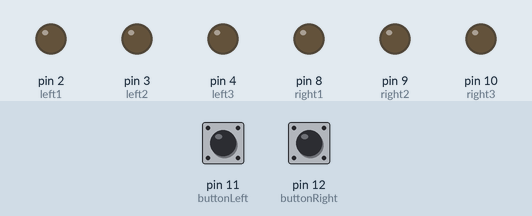
Bench run of a sketch on a simulated Arduino Uno, built with avr-gcc and run on an emulated ATmega328P. On the bench: output pins drawn as LEDs (lit = HIGH). Dashed ring = blinking. The test bench sets the inputs (shaded band); at power-on: pin 11 (buttonLeft) HIGH, pin 12 (buttonRight) HIGH. Pins used as bus, display or sensor lines are not drawn.

Above: at 1.2 s.
1.3 s: pin 11 (buttonLeft) pulled LOW for 0.15 s
At 2.35 s:
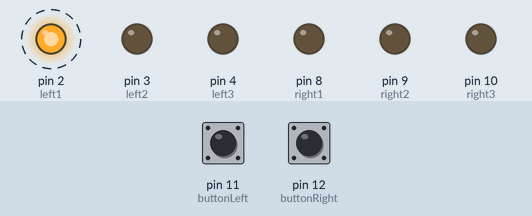
4.3 s: pin 12 (buttonRight) pulled LOW for 3.2 s
At 6.45 s:
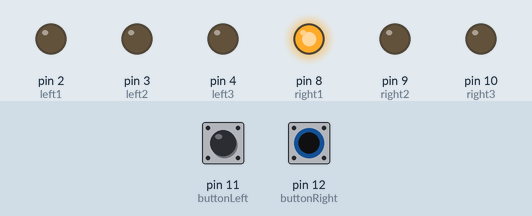
9.0 s: pin 12 (buttonRight) pulled LOW for 0.15 s
At 10.15 s:
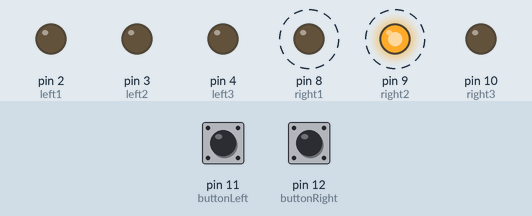
12.0 s: pin 12 (buttonRight) pulled LOW for 1 s
At 12.9 s:
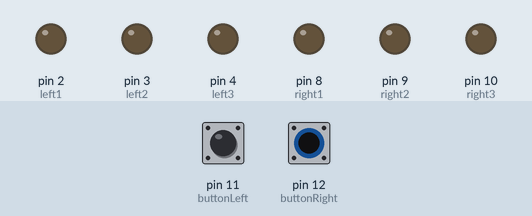
Timing chart, 0 to 15.0 s (numbered marks = the images above; inputs shaded):
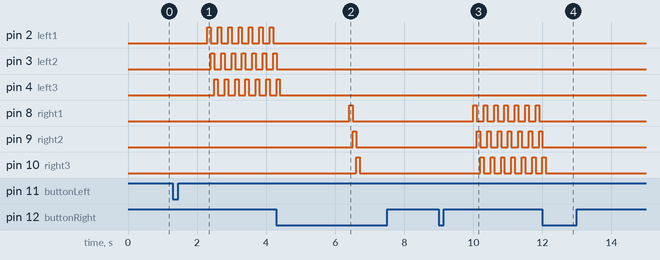

The sketch:

advancedController.ino
```cpp
//left signal
int left1 = 2;
int left2 = 3;
int left3 = 4;

//mid signal
int mid1 = 5;
int mid2 = 6;
int mid3 = 7;

//right signal
int right1 = 8;
int right2 = 9;
int right3 = 10;

//input buttons (ACTIVE LOW)
int buttonLeft = 11;
int buttonRight = 12;
int buttonLeftVal = 0;
int buttonRightVal = 0;

//current system state
int stateValue = 0;


void setup() {

  Serial.begin( 9600 );    // 9600 is the default baud rate for the serial Bluetooth module

  pinMode(left1, OUTPUT); //initializes blinker outputs
  pinMode(left2, OUTPUT);
  pinMode(left3, OUTPUT);
  pinMode(mid1, OUTPUT);
  pinMode(mid2, OUTPUT);
  pinMode(mid3, OUTPUT);
  pinMode(right1, OUTPUT);
  pinMode(right2, OUTPUT);
  pinMode(right3, OUTPUT);

  pinMode(buttonLeft, INPUT); //initializes button inputs
  pinMode(buttonRight, INPUT);


}

void loop() {

  buttonLeftVal = digitalRead(buttonLeft); //reads the digital value of each button (which are active low)
  buttonRightVal = digitalRead(buttonRight);


  if(buttonLeftVal == LOW){ //if left button is pressed, change state accordingly
    if(stateValue == 0){
      stateValue = 1;
    }
    else{
      stateValue = 0;
    }
    delay(1000); //delay to account for mechanical debouncing
  }

  if(buttonRightVal == LOW){ //if right button is pressed, change state accordingly
    if(stateValue == 0){
      stateValue = 2;
    }
    else{
      stateValue = 0;
    }
    delay(1000); //delay to account for mechanical debouncing
  }


  if(stateValue == 1){ //blinks group of LED's depending on current system state
  threeWayBlink(left1, left2, left3,100);
  }
  else if(stateValue == 2){
    threeWayBlink(right1, right2, right3,100);
  }
  else{
    threeWayBlink(mid1, mid2, mid3,1);
  }

}


 void threeWayBlink(int i, int j, int k, int timeDelay){ //performs 3 way blink and time delay
   digitalWrite(i, HIGH);
  delay(timeDelay);
  digitalWrite(i,LOW);
  digitalWrite(j,HIGH);
  delay(timeDelay);
  digitalWrite(j,LOW);
  digitalWrite(k,HIGH);
  delay(timeDelay);
  digitalWrite(k,LOW);
 }
```

Measured:
- after the input at 1.3 s, pin 2 (left1): alternates HIGH for 0.10 s and LOW for 0.20 s, starting after 1.0 s; pin 3 (left2): alternates HIGH for 0.10 s and LOW for 0.20 s, starting after 1.1 s; pin 4 (left3): alternates HIGH for 0.10 s and LOW for 0.20 s, starting after 1.2 s
- after the input at 4.3 s, pin 2 (left1): stops changing and stays LOW; pin 3 (left2): goes on until 4.3 s, then stays LOW; pin 4 (left3): goes on until 4.4 s, then stays LOW; pin 8 (right1): LOW → HIGH after 2.1 s, → LOW 0.10 s later; pin 9 (right2): LOW → HIGH after 2.2 s, → LOW 0.10 s later
- after the input at 9.0 s, pin 8 (right1): alternates HIGH for 0.10 s and LOW for 0.20 s, starting after 1.0 s; pin 9 (right2): alternates HIGH for 0.10 s and LOW for 0.20 s, starting after 1.1 s; pin 10 (right3): alternates HIGH for 0.10 s and LOW for 0.20 s, starting after 1.2 s
- after the input at 12.0 s, pin 8 (right1): stops changing and stays LOW; pin 9 (right2): goes on until 12.0 s, then stays LOW; pin 10 (right3): goes on until 12.1 s, then stays LOW
